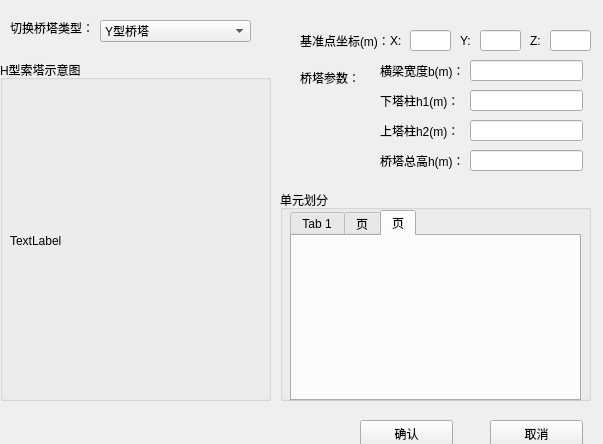
<?xml version="1.0" encoding="UTF-8"?>
<ui version="4.0">
 <class>Y_TowerClass</class>
 <widget class="QWidget" name="Y_TowerClass">
  <property name="geometry">
   <rect>
    <x>0</x>
    <y>0</y>
    <width>603</width>
    <height>444</height>
   </rect>
  </property>
  <property name="windowTitle">
   <string>Y_Tower</string>
  </property>
  <widget class="QPushButton" name="pushButton">
   <property name="geometry">
    <rect>
     <x>360</x>
     <y>420</y>
     <width>93</width>
     <height>28</height>
    </rect>
   </property>
   <property name="text">
    <string>确认</string>
   </property>
  </widget>
  <widget class="QLabel" name="label_10">
   <property name="geometry">
    <rect>
     <x>10</x>
     <y>20</y>
     <width>91</width>
     <height>16</height>
    </rect>
   </property>
   <property name="text">
    <string>切换桥塔类型：</string>
   </property>
  </widget>
  <widget class="QPushButton" name="pushButton_2">
   <property name="geometry">
    <rect>
     <x>490</x>
     <y>420</y>
     <width>93</width>
     <height>28</height>
    </rect>
   </property>
   <property name="text">
    <string>取消</string>
   </property>
  </widget>
  <widget class="QComboBox" name="comboBox">
   <property name="geometry">
    <rect>
     <x>100</x>
     <y>20</y>
     <width>151</width>
     <height>22</height>
    </rect>
   </property>
   <item>
    <property name="text">
     <string>Y型桥塔</string>
    </property>
   </item>
   <item>
    <property name="text">
     <string>新建项目</string>
    </property>
   </item>
  </widget>
  <widget class="QGroupBox" name="groupBox_2">
   <property name="geometry">
    <rect>
     <x>280</x>
     <y>190</y>
     <width>311</width>
     <height>211</height>
    </rect>
   </property>
   <property name="title">
    <string>单元划分</string>
   </property>
   <widget class="QTabWidget" name="tabWidget_2">
    <property name="geometry">
     <rect>
      <x>10</x>
      <y>20</y>
      <width>291</width>
      <height>191</height>
     </rect>
    </property>
    <property name="currentIndex">
     <number>2</number>
    </property>
    <widget class="QWidget" name="tab_2">
     <attribute name="title">
      <string>Tab 1</string>
     </attribute>
    </widget>
    <widget class="QWidget" name="tab_4">
     <attribute name="title">
      <string>页</string>
     </attribute>
    </widget>
    <widget class="QWidget" name="tab_5">
     <attribute name="title">
      <string>页</string>
     </attribute>
    </widget>
   </widget>
  </widget>
  <widget class="QGroupBox" name="groupBox">
   <property name="geometry">
    <rect>
     <x>0</x>
     <y>60</y>
     <width>271</width>
     <height>341</height>
    </rect>
   </property>
   <property name="title">
    <string>H型索塔示意图</string>
   </property>
   <widget class="QLabel" name="label_11">
    <property name="geometry">
     <rect>
      <x>10</x>
      <y>30</y>
      <width>251</width>
      <height>301</height>
     </rect>
    </property>
    <property name="text">
     <string>TextLabel</string>
    </property>
   </widget>
  </widget>
  <widget class="QWidget" name="widget" native="true">
   <property name="geometry">
    <rect>
     <x>280</x>
     <y>20</y>
     <width>311</width>
     <height>161</height>
    </rect>
   </property>
   <widget class="QLineEdit" name="lineEdit_7">
    <property name="geometry">
     <rect>
      <x>270</x>
      <y>10</y>
      <width>41</width>
      <height>21</height>
     </rect>
    </property>
   </widget>
   <widget class="QLabel" name="label_12">
    <property name="geometry">
     <rect>
      <x>250</x>
      <y>10</y>
      <width>20</width>
      <height>21</height>
     </rect>
    </property>
    <property name="text">
     <string>Z:</string>
    </property>
   </widget>
   <widget class="QLabel" name="label_13">
    <property name="geometry">
     <rect>
      <x>20</x>
      <y>10</y>
      <width>91</width>
      <height>21</height>
     </rect>
    </property>
    <property name="text">
     <string>基准点坐标(m)：</string>
    </property>
   </widget>
   <widget class="QLineEdit" name="lineEdit_8">
    <property name="geometry">
     <rect>
      <x>200</x>
      <y>10</y>
      <width>41</width>
      <height>21</height>
     </rect>
    </property>
   </widget>
   <widget class="QLabel" name="label_14">
    <property name="geometry">
     <rect>
      <x>110</x>
      <y>10</y>
      <width>21</width>
      <height>21</height>
     </rect>
    </property>
    <property name="text">
     <string>X:</string>
    </property>
   </widget>
   <widget class="QLineEdit" name="lineEdit_9">
    <property name="geometry">
     <rect>
      <x>130</x>
      <y>10</y>
      <width>41</width>
      <height>21</height>
     </rect>
    </property>
   </widget>
   <widget class="QLabel" name="label_15">
    <property name="geometry">
     <rect>
      <x>180</x>
      <y>10</y>
      <width>21</width>
      <height>21</height>
     </rect>
    </property>
    <property name="text">
     <string>Y:</string>
    </property>
   </widget>
   <widget class="QLabel" name="label_16">
    <property name="geometry">
     <rect>
      <x>100</x>
      <y>40</y>
      <width>91</width>
      <height>21</height>
     </rect>
    </property>
    <property name="text">
     <string>横梁宽度b(m)：</string>
    </property>
   </widget>
   <widget class="QLabel" name="label_17">
    <property name="geometry">
     <rect>
      <x>100</x>
      <y>100</y>
      <width>91</width>
      <height>21</height>
     </rect>
    </property>
    <property name="text">
     <string>上塔柱h2(m)：</string>
    </property>
   </widget>
   <widget class="QLineEdit" name="lineEdit_10">
    <property name="geometry">
     <rect>
      <x>190</x>
      <y>40</y>
      <width>113</width>
      <height>21</height>
     </rect>
    </property>
   </widget>
   <widget class="QLineEdit" name="lineEdit_11">
    <property name="geometry">
     <rect>
      <x>190</x>
      <y>100</y>
      <width>113</width>
      <height>21</height>
     </rect>
    </property>
   </widget>
   <widget class="QLineEdit" name="lineEdit_12">
    <property name="geometry">
     <rect>
      <x>190</x>
      <y>130</y>
      <width>113</width>
      <height>21</height>
     </rect>
    </property>
   </widget>
   <widget class="QLabel" name="label_18">
    <property name="geometry">
     <rect>
      <x>100</x>
      <y>130</y>
      <width>91</width>
      <height>21</height>
     </rect>
    </property>
    <property name="text">
     <string>桥塔总高h(m)：</string>
    </property>
   </widget>
   <widget class="QLabel" name="label_19">
    <property name="geometry">
     <rect>
      <x>20</x>
      <y>50</y>
      <width>72</width>
      <height>15</height>
     </rect>
    </property>
    <property name="text">
     <string>桥塔参数：</string>
    </property>
   </widget>
   <widget class="QLabel" name="label_20">
    <property name="geometry">
     <rect>
      <x>100</x>
      <y>70</y>
      <width>91</width>
      <height>21</height>
     </rect>
    </property>
    <property name="text">
     <string>下塔柱h1(m)：</string>
    </property>
   </widget>
   <widget class="QLineEdit" name="lineEdit_13">
    <property name="geometry">
     <rect>
      <x>190</x>
      <y>70</y>
      <width>113</width>
      <height>21</height>
     </rect>
    </property>
   </widget>
  </widget>
 </widget>
 <layoutdefault spacing="6" margin="11"/>
 <resources/>
 <connections/>
</ui>
